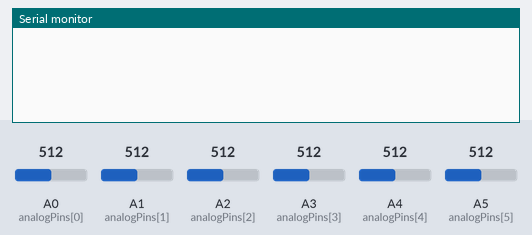
Bench run of a sketch on a simulated Arduino Uno, built with avr-gcc and run on an emulated ATmega328P. Parts: the last lines printed to the serial monitor. The test bench sets the inputs (shaded band); at power-on: A0 (analogPins[0]) = 512, A1 (analogPins[1]) = 512, A2 (analogPins[2]) = 512, A3 (analogPins[3]) = 512, A4 (analogPins[4]) = 512, A5 (analogPins[5]) = 512.

Above: at 1.2 s.
1.3 s: A0 (analogPins[0]) set to 440
At 2.5 s:
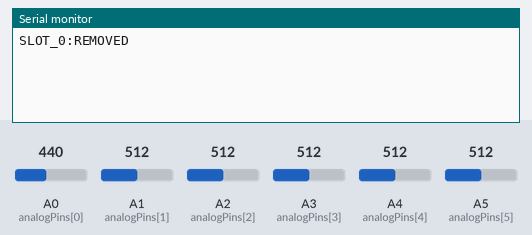
2.8 s: A0 (analogPins[0]) set to 460
At 3.4 s:
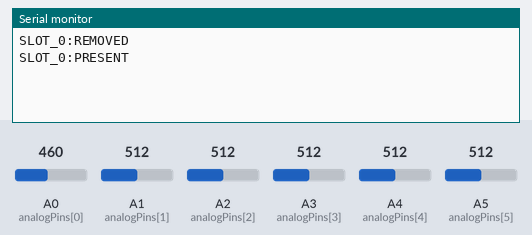
4.3 s: A1 (analogPins[1]) set to 440
At 5.5 s:
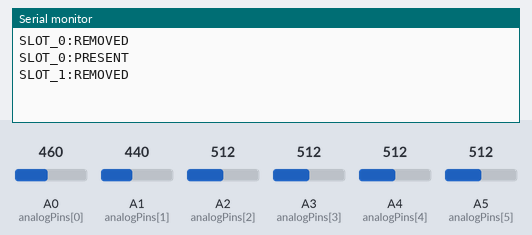
5.8 s: A2 (analogPins[2]) set to 440
At 6.4 s:
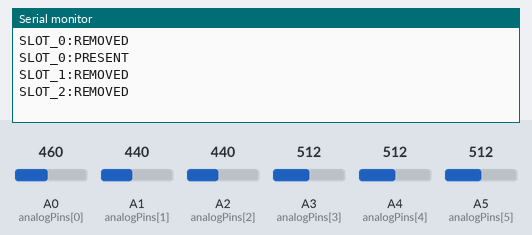
7.3 s: A3 (analogPins[3]) set to 440
At 8.3 s:
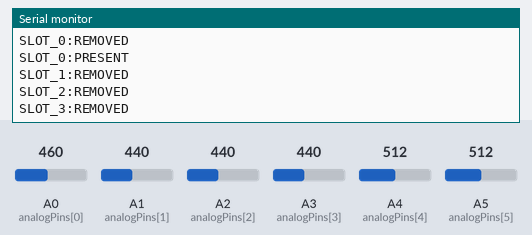
8.8 s: A4 (analogPins[4]) set to 440
At 9.6 s:
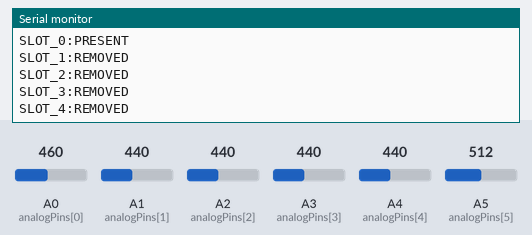
Timing chart, 0 to 11.3 s (numbered marks = the images above; inputs shaded):
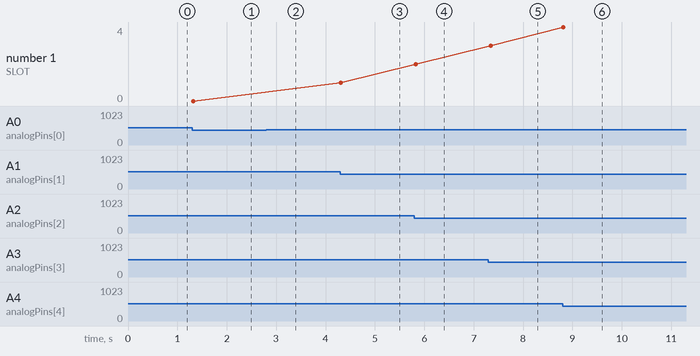

The sketch:

RFID_ARDUINO_1.ino
```cpp
const int slotCount = 6;  // Number of charging slots you're monitoring
const int analogPins[slotCount] = {A0, A1, A2, A3, A4, A5}; // pins that the program is monitoring on
int lastState[slotCount];

const int threshold = 450;  // Adjust as needed, threshold for present/not present

void setup() {
  Serial.begin(9600);
  for (int i = 0; i < slotCount; i++) {
    pinMode(analogPins[i], INPUT);
    lastState[i] = analogRead(analogPins[i]) > threshold ? 1 : 0; //pull the state from the slot and assign it to lastState
  }
}

void loop() {
  for (int i = 0; i < slotCount; i++) {
    int val = analogRead(analogPins[i]);
    int currentState = val > threshold ? 1 : 0;

    if (currentState != lastState[i]) { //output if the state is different.
      lastState[i] = currentState;
      Serial.print("SLOT_");
      Serial.print(i);
      Serial.print(":");
      Serial.println(currentState == 1 ? "PRESENT" : "REMOVED");
    }
  }

  delay(50); // debounce
}
```

Measured:
- after the input at 1.3 s, the serial monitor: prints a new line at once (image 1)
- after the input at 2.8 s, the serial monitor: prints a new line at once (image 2)
- after the input at 4.3 s, the serial monitor: prints a new line at once (image 3)
- after the input at 5.8 s, the serial monitor: prints a new line at once (image 4)
- after the input at 7.3 s, the serial monitor: prints a new line after 0.05 s (image 5)
- after the input at 8.8 s, the serial monitor: prints a new line at once (image 6)
- plotted number 1: 0 → 1 after the input at 4.3 s, 1 → 2 after the input at 5.8 s, 2 → 3 after the input at 7.3 s, 3 → 4 after the input at 8.8 s
